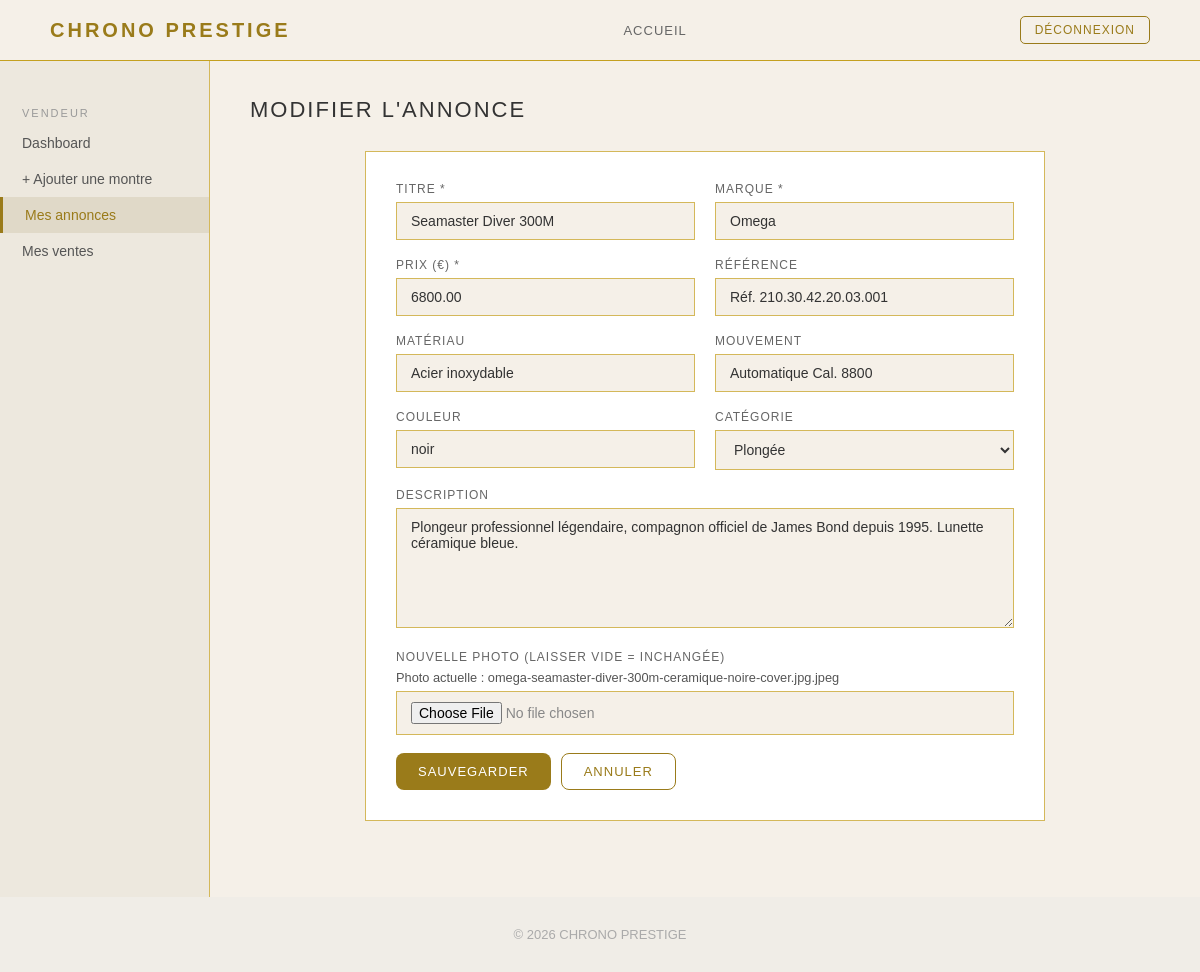
/vues/vendeur/modifier_montre.php?id=3 (signed in), run on the app's committed database.
### tables this page shows
CREATE TABLE `montres` (
  `id` int(11) NOT NULL,
  `titre` varchar(255) NOT NULL,
  `marque` varchar(100) NOT NULL DEFAULT '',
  `prix` decimal(10,2) NOT NULL DEFAULT 0.00,
  `description` text DEFAULT NULL,
  `image` varchar(255) DEFAULT '',
  `statut` enum('disponible','vendu','suspendu') NOT NULL DEFAULT 'disponible',
  `vendeur_id` int(11) DEFAULT NULL,
  `date_ajout` datetime DEFAULT current_timestamp(),
  `reference` varchar(100) DEFAULT '',
  `materiau` varchar(100) DEFAULT '',
  `mouvement` varchar(100) DEFAULT '',
  `couleur` varchar(100) DEFAULT '',
  `categorie_id` int(11) DEFAULT NULL,
  `nb_vues` int(11) DEFAULT 0,
  `authentique` tinyint(1) DEFAULT NULL COMMENT 'NULL=non vérifié, 1=authentique, 0=refusé',
  `masquee` tinyint(1) DEFAULT 0
);

CREATE TABLE `categories` (
  `id` int(11) NOT NULL,
  `nom` varchar(100) NOT NULL
);

### vues/vendeur/modifier_montre.php (the view, shortened to what this page needs)
<?php
include("../../config/db_connect.php");
$uid       = (int)$_SESSION["id"];
$montre_id = (int)$_GET["id"];
$res = mysqli_query($conn, "SELECT * FROM montres WHERE id=$montre_id AND vendeur_id=$uid");
$m = mysqli_fetch_assoc($res);
$res_cat = mysqli_query($conn, "SELECT * FROM categories ORDER BY nom");
$categories = [];
while ($c = mysqli_fetch_assoc($res_cat)) $categories[] = $c;
?>
<!DOCTYPE html>
<html lang="fr">
<head>
    <link rel="stylesheet" href="../../assets/css2/main.css">
</head>
<body>
    <header class="site-header">
        <a href="../../index.php" class="logo">CHRONO PRESTIGE</a>
        <nav><a href="../../index.php">Accueil</a></nav>
        <div class="header-right">
            <a href="../deconnexion.php" class="btn btn-outline btn-sm">Déconnexion</a>
        </div>
    </header>
    <div class="dashboard-wrap">
        <aside class="sidebar">
            <div class="sidebar-title">Vendeur</div>
            <a href="dashboard.php">Dashboard</a>
            <a href="ajouter_montre.php">+ Ajouter une montre</a>
            <a href="mes_montres.php" class="active">Mes annonces</a>
            <a href="mes_ventes.php">Mes ventes</a>
        </aside>
        <main class="dash-content">
            <h1>Modifier l'annonce</h1>
            <div class="form-card" style="max-width:680px;">
                <form method="POST" action="../../admin/admin_modifier_montre.php" enctype="multipart/form-data">
                    <div class="form-row">
                        <div class="form-group">
                            <label>Titre *</label>
                            <input type="text" name="titre" required value="<?php echo htmlspecialchars($m["titre"]); ?>">
                        </div>
                        <div class="form-group">
                            <label>Marque *</label>
                            <input type="text" name="marque" required value="<?php echo htmlspecialchars($m["marque"]); ?>">
                        </div>
                    </div>
                    <div class="form-row">
                        <div class="form-group">
                            <label>Prix (€) *</label>
                            <input type="number" name="prix" step="0.01" min="0.01" required value="<?php echo $m["prix"]; ?>">
                        </div>
                        <div class="form-group">
                            <label>Référence</label>
                            <input type="text" name="reference" value="<?php echo htmlspecialchars($m["reference"] ?? ""); ?>">
                        </div>
                    </div>
                    <div class="form-row">
                        <div class="form-group">
                            <label>Matériau</label>
                            <input type="text" name="materiau" value="<?php echo htmlspecialchars($m["materiau"] ?? ""); ?>">
                        </div>
                        <div class="form-group">
                            <label>Mouvement</label>
                            <input type="text" name="mouvement" value="<?php echo htmlspecialchars($m["mouvement"] ?? ""); ?>">
                        </div>
                    </div>
                    <div class="form-row">
                        <div class="form-group">
                            <label>Couleur</label>
                            <input type="text" name="couleur" value="<?php echo htmlspecialchars($m["couleur"] ?? ""); ?>">
                        </div>
                        <div class="form-group">
                            <label>Catégorie</label>
                            <select name="categorie_id">
                                <?php foreach ($categories as $cat): ?>
                                    <option value="<?php echo $cat["id"]; ?>" <?php echo $m["categorie_id"] == $cat["id"] ? "selected" : ""; ?>>
                                        <?php echo htmlspecialchars($cat["nom"]); ?>
                                    </option>
                                <?php endforeach; ?>
                            </select>
                        </div>
                    </div>
                    <div class="form-group">
                        <label>Description</label>
                        <textarea name="description"><?php echo htmlspecialchars($m["description"] ?? ""); ?></textarea>
                    </div>
                    <div class="form-group">
                        <label>Nouvelle photo (laisser vide = inchangée)</label>
                        <?php if (!empty($m["image"])): ?>
                            <p style="color:#555; font-size:0.8rem; margin-bottom:6px;">Photo actuelle : <?php echo htmlspecialchars($m["image"]); ?></p>
                        <?php endif; ?>
                        <input type="file" name="image" accept=".jpg,.jpeg,.png,.webp" style="color:#888;">
                    </div>
                    <div style="display:flex; gap:10px;">
                        <button type="submit" class="btn btn-gold">Sauvegarder</button>
                        <a href="mes_montres.php" class="btn btn-outline">Annuler</a>
                    </div>
                </form>
            </div>
        </main>
    </div>
    <footer class="site-footer">© 2026 CHRONO PRESTIGE</footer>
</body>
</html>

### assets/css2/main.css (style rules this page uses)
* { margin: 0; padding: 0; box-sizing: border-box; }
body { background-color: #F5F0E8; font-family: Arial, sans-serif; color: #333333; display: flex; flex-direction: column; min-height: 100vh; }
.site-header { display: flex; align-items: center; justify-content: space-between; padding: 16px 50px; background-color: #F5F0E8; border-bottom: 1px solid #C4A020; position: sticky; top: 0; z-index: 100; }
.logo { font-size: 20px; font-weight: bold; color: #9A7B1A; letter-spacing: 3px; text-decoration: none; }
.site-header nav { display: flex; gap: 30px; }
.site-header nav a { text-decoration: none; color: #666666; font-size: 13px; letter-spacing: 1px; text-transform: uppercase; }
.header-right { display: flex; align-items: center; gap: 10px; }
.btn { display: inline-block; padding: 10px 22px; font-size: 13px; letter-spacing: 1px; text-transform: uppercase; text-decoration: none; cursor: pointer; font-family: Arial, sans-serif; border: 2px solid #9A7B1A; border-radius: 8px; color: #9A7B1A; }
.btn-gold { background-color: #9A7B1A; color: white; border: none; }
.btn-outline { background: transparent; color: #9A7B1A; border: 1px solid #9A7B1A; }
.btn-sm { padding: 6px 14px; font-size: 12px; border-radius: 5px; }
.dashboard-wrap { display: flex; min-height: 600px; }
.sidebar { width: 210px; background-color: #EDE8DE; border-right: 1px solid #D4B85A; padding: 30px 0; }
.sidebar-title { font-size: 11px; color: #999; letter-spacing: 2px; text-transform: uppercase; padding: 16px 22px 6px; }
.sidebar a { display: block; padding: 10px 22px; color: #555; text-decoration: none; font-size: 14px; }
.sidebar a.active { color: #9A7B1A; background-color: #e0d9c8; border-left: 3px solid #9A7B1A; }
.dash-content { flex: 1; padding: 36px 40px; }
.dash-content h1 { font-size: 22px; color: #333; letter-spacing: 2px; margin-bottom: 28px; font-weight: normal; text-transform: uppercase; }
.form-card { background-color: white; border: 1px solid #D4B85A; padding: 30px; max-width: 420px; margin: 0 auto 40px; }
.form-row { display: flex; gap: 20px; }
.form-group { flex: 1; margin-bottom: 18px; }
.form-group label { display: block; font-size: 12px; color: #666; letter-spacing: 1px; text-transform: uppercase; margin-bottom: 6px; }
.form-group input, .form-group select, .form-group textarea { width: 100%; padding: 10px 14px; border: 1px solid #D4B85A; background-color: #F5F0E8; font-size: 14px; color: #333; font-family: Arial, sans-serif; outline: none; }
.form-group textarea { height: 120px; resize: vertical; }
.footer, .site-footer { background-color: #f0ede7; color: #aaaaaa; text-align: center; padding: 30px 50px; font-size: 13px; }

### data on the page
montres: titre "Seamaster Diver 300M", marque "Omega", prix "6800.00", reference "Réf. 210.30.42.20.03.001", materiau "Acier inoxydable", mouvement "Automatique Cal. 8800", couleur "noir", categorie_id "Plongée", description "Plongeur professionnel légendaire, compagnon officiel de James Bond depuis 1995. Lunette céramique bleue.", image "omega-seamaster-diver-300m-ceramique-noire-cover.jpg.jpeg"
